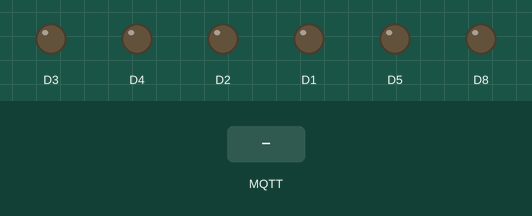
Bench run of a sketch on a simulated ESP8266 (NodeMCU). On the bench: output pins drawn as LEDs (lit = HIGH). The test bench sets the inputs (shaded band). WiFi joins after 1.5 s; servers stay silent unless stated; no MQTT or app messages arrive unless stated; what the sketch prints to the serial monitor is not drawn.

Above: at 2.7 s.
2.8 s: MQTT message "1" arrives on the second subscribed topic
At 4.0 s:
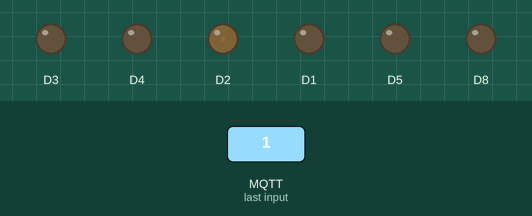
4.3 s: MQTT message "auto/mI/detener" arrives on the third subscribed topic
At 4.8 s:
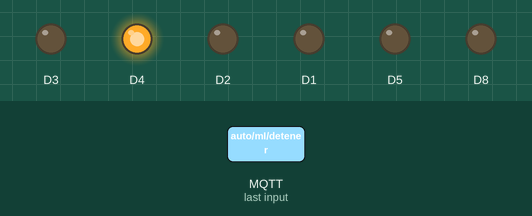
5.8 s: MQTT message "1" arrives on the third subscribed topic
At 6.6 s:
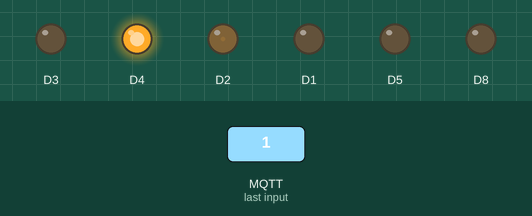
7.3 s: MQTT message "auto/mI/detener" arrives on the second subscribed topic
At 8.0 s:
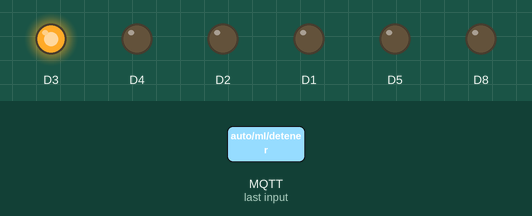
Timing chart, 0 to 9.8 s (numbered marks = the images above; inputs shaded):
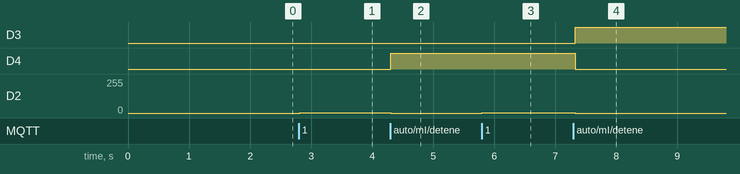

Measured:
- after the input at 2.8 s, D2: 0/255 → 1/255 at once
- after the input at 4.3 s, D4: LOW → HIGH at once; D2: 1/255 → 0/255 at once
- after the input at 5.8 s, D2: 0/255 → 1/255 at once
- after the input at 7.3 s, D3: LOW → HIGH at once; D4: HIGH → LOW at once; D2: 1/255 → 0/255 at once

The sketch:

mqttParaAuto.ino
```cpp
#include <ESP8266WiFi.h>
#include <PubSubClient.h>
#define SEC_TO_MILISEC(x) ((x)*1000)

#define IN1 D3
#define IN2 D4
#define ENA D2

#define IN3 D8
#define IN4 D5
#define ENB D1

#define DEBUGG


//*******PINES


class L298_NODEMCU {
  public:
  L298_NODEMCU(char enablePin,char in1Pin,char in2Pin);
  void L298_NODEMCU_DETENR(void);
  void L298_NODEMCU_AVANZAR(int duty);
  void L298_NODEMCU_RETROCEDER(int duty);


  private:
  char enablePin;
  char in1Pin;
  char in2Pin;
};


char * ssid ="IOT 2020";
char * pass ="itba2020";
unsigned int mqttPort=1883;

const char MqttUser[]="auto1";
const char MqttPassword[]="1234";
const char MqttClientID[]="a1";

IPAddress mqttServer(192,168,2,105);

WiFiClient wclient;
PubSubClient mqtt_client(wclient);

L298_NODEMCU motorI(ENA,IN1,IN2);
L298_NODEMCU motorD(ENB,IN3,IN4);


void callback(char* topic, byte* payload, unsigned int length);
void  debug_message (char * string, bool newLine)
{
#ifdef DEBUGG
  if(string !=NULL)
  {
    if (!newLine)
    {
      Serial.print(string);
    }else
    {
      Serial.println(string);
    }
  }
  #endif
}

void setUpWifi(char * ssid, char * pass)
{
  String ip;
  debug_message(" ",true);
  debug_message(" ",true);
  debug_message("Conectandose a: ",false);
  debug_message(ssid,true);

  WiFi.begin(ssid,pass);

  while(WiFi.status() != WL_CONNECTED)
  {
    delay(500);
    debug_message(".",false);
  }
  debug_message(" ",true);
  debug_message("Coneccion realizada",true);
  debug_message("La ip es: ",false);
  ip=WiFi.localIP().toString();
  debug_message((char *)ip.c_str(),true);
}

void setUpMqtt(void)
{
  mqtt_client.setServer(mqttServer,mqttPort);
  mqtt_client.setCallback(callback);
}


void callback(char* topic, byte* payload, unsigned int length)
{
  int tiempo=0;
  payload[length]='\n';
  String message((char *)payload);
  debug_message("Llego un mensage, topic:",false);
  debug_message(topic,false);
  //debug_message(", de longitud : ",false);
  //debug_message((char *) char(length),true);
  debug_message(", payload : ",false);
  debug_message((char *)payload,true);

  if(!strcmp(topic,"auto/mI/detener"))
  {
    motorI.L298_NODEMCU_DETENR();
    //Serial.println(atoi((char *)payload));
       debug_message("el if auto/mI/detener",true);

  }else if(!strcmp(topic,"auto/mI/avanzar"))
  {
    debug_message("el if auto/mI/avanzar",true);
     motorI.L298_NODEMCU_AVANZAR(atoi((char *)payload));

  }else if(!strcmp(topic,"auto/mI/retroceder"))
  {
    motorI.L298_NODEMCU_RETROCEDER(atoi((char *)payload));
    debug_message("el if auto/mI/retroceder",true);

  }else if(!strcmp(topic,"auto/mD/detener"))
  {
    motorD.L298_NODEMCU_DETENR();
    //Serial.println(atoi((char *)payload));
       debug_message("el if auto/mD/detener",true);

  }else if(!strcmp(topic,"auto/mD/avanzar"))
  {
    debug_message("el if auto/mD/avanzar",true);
     motorD.L298_NODEMCU_AVANZAR(atoi((char *)payload));

  }else if(!strcmp(topic,"auto/mD/retroceder"))
  {
    motorD.L298_NODEMCU_RETROCEDER(atoi((char *)payload));
    debug_message("el if auto/mD/retroceder",true);

  }

}


void setup() {

  setUpWifi(ssid,pass);
  setUpMqtt();


  // Initialize Serial port
  Serial.begin(9600);

}

void reconnect()
{
  while(!mqtt_client.connected())
  {
    debug_message("Intentando conectar al servidor MQTT",true);
    if (mqtt_client.connect(MqttClientID,MqttUser,MqttPassword))
      {
            debug_message("conectado",true);


            // ...suscrivirse a topicos
           mqtt_client.subscribe("auto/mI/detener");
           mqtt_client.subscribe("auto/mI/avanzar");
           mqtt_client.subscribe("auto/mI/retroceder");
           mqtt_client.subscribe("auto/mD/detener");
           mqtt_client.subscribe("auto/mD/avanzar");
           mqtt_client.subscribe("auto/mD/retroceder");
           //mqtt_client.subscribe("bed/ch1/off");
           // mqtt_client.subscribe("bed/ch2/on");
           //mqtt_client.subscribe("bed/ch2/off");
           // mqtt_client.subscribe("timbre/off");


      }
      else
      {
        debug_message("intentando conetarse al broker",true);
        delay(3000);
      }
  }
}

void loop() {

  if (!mqtt_client.connected())
  {
      reconnect();
 }
 mqtt_client.loop();


 // delay(100);
}


 L298_NODEMCU::L298_NODEMCU(char enablePin,char in1Pin,char in2Pin){
  this->enablePin=enablePin;
  this->in1Pin=in1Pin;
  this->in2Pin=in2Pin;
  pinMode(this->enablePin,OUTPUT);
  pinMode(this->in1Pin,OUTPUT);
  pinMode(this->in2Pin,OUTPUT);
  digitalWrite(this->in1Pin,HIGH);
}

void L298_NODEMCU::L298_NODEMCU_DETENR(void){
  analogWrite(enablePin,0);
}

void L298_NODEMCU::L298_NODEMCU_AVANZAR(int duty){
  L298_NODEMCU_DETENR();
  digitalWrite(in1Pin,HIGH);
  digitalWrite(in2Pin,LOW);
  analogWrite(enablePin,duty);
}
void L298_NODEMCU::L298_NODEMCU_RETROCEDER(int duty){
  L298_NODEMCU_DETENR();
  digitalWrite(in1Pin,LOW);
  digitalWrite(in2Pin,HIGH);
  analogWrite(enablePin,duty);
}
```
